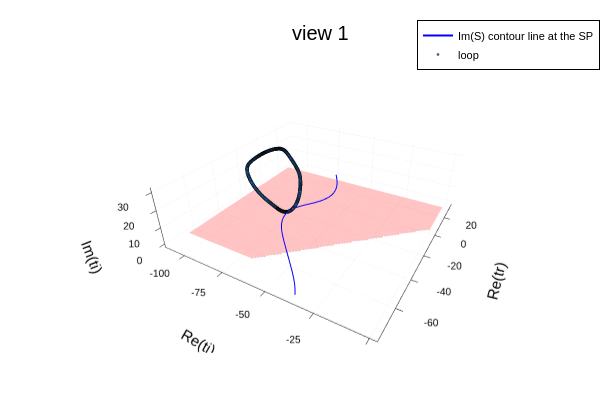
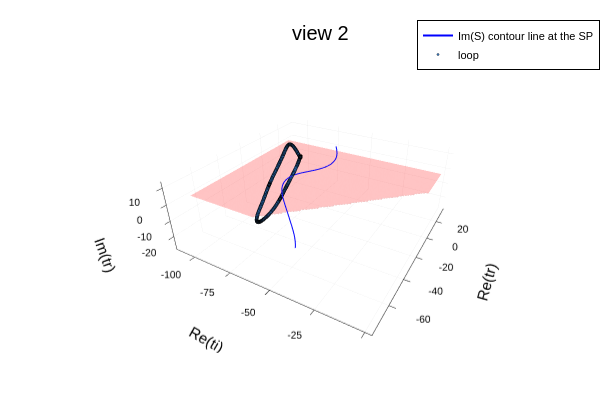

The cell these charts' notebook holds for them, in order:
### Markdown cell above
# Calculating the necklace for a given saddle point

### Code cell
let 
    beam = BeamBEOTC(Intensity1=Intensity1, Intensity2=0.2*Intensity1,
        lambda = λ, r=1, s=2, epsilon = ε, phi=0.)
    q=20. # taking e.g. 35 here will yield a saddle point that doesn't contribute
    
    ti_domain = ComplexDomain(-1.,0,0.05,0.35)*TCycle(beam);
    tr_domain = ComplexDomain(-0.6,0.25,-0.35,0.35)*TCycle(beam);
    
    saddles = find_saddles_sobol(q, b=beam, Ip = Ip, ti_cd = ti_domain, tr_cd = tr_domain, N = 150)
    i = 2
    testsaddle = saddles[i]
    @show testsaddle
    
#     @time begin
    necklace = get_necklace(beam, Ip, q, testsaddle.ti, testsaddle.tr)
    check_contribution(necklace, beam, Ip, q, testsaddle.ti, testsaddle.tr, ti_domain, tr_domain) 
#     end
    
    # (because the contour line isn't necessarily calculated and hence not returned, so we need to calculate it again if we want to plot it)
    contourline =  contourline_through_saddle(beam, Ip, q, testsaddle.ti, testsaddle.tr, ti_domain, tr_domain )
    plot_necklace_3D(necklace, q, ti_domain, tr_domain, contourline)
    
end

### Figure 1 — Plotly figure (JSON) as saved in the notebook; plotly's stock layout.template omitted (floating-point values rounded to 4 significant figures; data arrays with more than 128 entries replaced by an {"elided": "..."} marker saying what was removed)
{"data": [{"colorbar": {"len": 0.8657, "title": "", "x": 0.9934, "y": 0.5087}, "colorscale": [[0, "rgba(255, 0, 0, 0.500)"], [1, "rgba(255, 0, 0, 0.500)"]], "name": "integration plane", "opacity": 0.5, "scene": "scene", "showlegend": false, "showscale": false, "type": "surface", "x": [-110.3, -109.2, -108.1, -107.0, -105.9, -104.8, -103.7, -102.5, -101.4, -100.3, -99.2, -98.09, -96.97, -95.86, -94.74, -93.63, -92.51, -91.4, -90.29, -89.17, -88.06, -86.94, -85.83, -84.71, -83.6, -82.48, -81.37, -80.25, -79.14, -78.02, -76.91, -75.79, -74.68, -73.57, -72.45, -71.34, -70.22, -69.11, -67.99, -66.88, -65.76, -64.65, -63.53, -62.42, -61.3, -60.19, -59.08, -57.96, -56.85, -55.73, -54.62, -53.5, -52.39, -51.27, -50.16, -49.04, -47.93, -46.81, -45.7, -44.59, -43.47, -42.36, -41.24, -40.13, -39.01, -37.9, -36.78, -35.67, -34.55, -33.44, -32.32, -31.21, -30.1, -28.98, -27.87, -26.75, -25.64, -24.52, -23.41, -22.29, -21.18, -20.06, -18.95, -17.83, -16.72, -15.6, -14.49, -13.38, -12.26, -11.15, -10.03, -8.917, -7.802, -6.688, -5.573, -4.459, -3.344, -2.229, -1.115, 0], "xaxis": "x", "y": [-66.21, -65.26, -64.31, -63.37, -62.42, -61.47, -60.52, -59.58, -58.63, -57.68, -56.73, -55.79, -54.84, -53.89, -52.94, -52.0, -51.05, -50.1, -49.16, -48.21, -47.26, -46.31, -45.37, -44.42, -43.47, -42.52, -41.58, -40.63, -39.68, -38.73, -37.79, -36.84, -35.89, -34.94, -34.0, -33.05, -32.1, -31.15, -30.21, -29.26, -28.31, -27.36, -26.42, -25.47, -24.52, -23.57, -22.63, -21.68, -20.73, -19.78, -18.84, -17.89, -16.94, -15.99, -15.05, -14.1, -13.15, -12.21, -11.26, -10.31, -9.363, -8.415, -7.468, -6.521, -5.573, -4.626, -3.678, -2.731, -1.783, -0.836, 0.1115, 1.059, 2.006, 2.954, 3.901, 4.849, 5.796, 6.744, 7.691, 8.638, 9.586, 10.53, 11.48, 12.43, 13.38, 14.32, 15.27, 16.22, 17.17, 18.11, 19.06, 20.01, 20.96, 21.9, 22.85, 23.8, 24.74, 25.69, 26.64, 27.59], "yaxis": "y", "z": {"elided": "100x100 int values"}, "zaxis": "z", "zmax": 0, "zmin": 0}, {"colorbar": {"len": 0.8657, "title": "", "x": 0.9934, "y": 0.5087}, "legendgroup": "Im(S) contour line at the SP", "line": {"color": "rgba(0, 0, 255, 1.000)", "dash": "solid", "shape": "linear", "width": 2}, "mode": "lines", "name": "Im(S) contour line at the SP", "scene": "scene", "showlegend": true, "type": "scatter3d", "x": {"elided": "157 float values"}, "xaxis": "x", "y": {"elided": "157 float values"}, "yaxis": "y", "z": {"elided": "157 int values"}, "zaxis": "z", "zmax": 0, "zmin": 0}, {"colorbar": {"len": 0.8657, "title": "", "x": 0.9934, "y": 0.5087}, "legendgroup": "loop", "marker": {"color": "rgba(62, 155, 254, 1.000)", "line": {"color": "rgba(0, 0, 0, 0.500)", "width": 1}, "size": 2, "symbol": "octagon"}, "mode": "markers", "name": "loop", "scene": "scene", "showlegend": true, "type": "scatter3d", "x": {"elided": "422 float values"}, "xaxis": "x", "y": {"elided": "422 float values"}, "yaxis": "y", "z": {"elided": "422 float values"}, "zaxis": "z", "zmax": 0, "zmin": 0}], "layout": {"annotations": [{"font": {"color": "rgba(0, 0, 0, 1.000)", "family": "sans-serif", "size": 20}, "rotation": 0, "showarrow": false, "text": "view 1", "x": 0.535, "xanchor": "center", "xref": "paper", "y": 1, "yanchor": "top", "yref": "paper"}], "height": 400, "legend": {"bgcolor": "rgba(255, 255, 255, 1.000)", "bordercolor": "rgba(0, 0, 0, 1.000)", "borderwidth": 1, "font": {"color": "rgba(0, 0, 0, 1.000)", "family": "sans-serif", "size": 11}, "title": {"font": {"color": "rgba(0, 0, 0, 1.000)", "family": "sans-serif", "size": 15}, "text": ""}, "tracegroupgap": 0, "traceorder": "normal", "x": 1, "xanchor": "auto", "y": 1, "yanchor": "auto"}, "margin": {"b": 20, "l": 0, "r": 0, "t": 20}, "paper_bgcolor": "rgba(255, 255, 255, 1.000)", "plot_bgcolor": "rgba(255, 255, 255, 1.000)", "scene": {"camera": {"eye": {"x": 1.126, "y": -1.95, "z": 1.3}, "projection": "orthographic"}, "domain": {"x": [0.07647, 0.9934], "y": [0.07581, 0.9415]}, "xaxis": {"gridcolor": "rgba(0, 0, 0, 0.100)", "gridwidth": 0.5, "linecolor": "rgba(0, 0, 0, 1.000)", "mirror": false, "range": [-113.7, 3.31], "showgrid": true, "showline": true, "showticklabels": true, "tickangle": 0, "tickcolor": "rgb(0, 0, 0)", "tickfont": {"color": "rgba(0, 0, 0, 1.000)", "family": "sans-serif", "size": 11}, "tickmode": "array", "ticks": "inside", "ticktext": ["-100", "-75", "-50", "-25", "0"], "tickvals": [-100, -75, -50, -25, 0], "title": "Re(ti)", "titlefont": {"color": "rgba(0, 0, 0, 1.000)", "family": "sans-serif", "size": 15}, "type": "-", "visible": true, "zeroline": false, "zerolinecolor": "rgba(0, 0, 0, 1.000)"}, "yaxis": {"gridcolor": "rgba(0, 0, 0, 0.100)", "gridwidth": 0.5, "linecolor": "rgba(0, 0, 0, 1.000)", "mirror": false, "range": [-79.45, 37.51], "showgrid": true, "showline": true, "showticklabels": true, "tickangle": 0, "tickcolor": "rgb(0, 0, 0)", "tickfont": {"color": "rgba(0, 0, 0, 1.000)", "family": "sans-serif", "size": 11}, "tickmode": "array", "ticks": "inside", "ticktext": ["-60", "-40", "-20", "0", "20"], "tickvals": [-60, -40, -20, 0, 20], "title": "Re(tr)", "titlefont": {"color": "rgba(0, 0, 0, 1.000)", "family": "sans-serif", "size": 15}, "type": "-", "visible": true, "zeroline": false, "zerolinecolor": "rgba(0, 0, 0, 1.000)"}, "zaxis": {"gridcolor": "rgba(0, 0, 0, 0.100)", "gridwidth": 0.5, "linecolor": "rgba(0, 0, 0, 1.000)", "mirror": false, "range": [-2, 32.76], "showgrid": true, "showline": true, "showticklabels": true, "tickangle": 0, "tickcolor": "rgb(0, 0, 0)", "tickfont": {"color": "rgba(0, 0, 0, 1.000)", "family": "sans-serif", "size": 11}, "tickmode": "array", "ticks": "inside", "ticktext": ["0", "10", "20", "30"], "tickvals": [0, 10, 20, 30], "title": "Im(ti)", "titlefont": {"color": "rgba(0, 0, 0, 1.000)", "family": "sans-serif", "size": 15}, "type": "-", "visible": true, "zeroline": false, "zerolinecolor": "rgba(0, 0, 0, 1.000)"}}, "showlegend": true, "width": 600}}

### Figure 2 — Plotly figure (JSON) as saved in the notebook; plotly's stock layout.template omitted (floating-point values rounded to 4 significant figures; data arrays with more than 128 entries replaced by an {"elided": "..."} marker saying what was removed)
{"data": [{"colorbar": {"len": 0.8657, "title": "", "x": 0.9934, "y": 0.5087}, "colorscale": [[0, "rgba(255, 0, 0, 0.500)"], [1, "rgba(255, 0, 0, 0.500)"]], "name": "integration plane", "opacity": 0.5, "scene": "scene", "showlegend": false, "showscale": false, "type": "surface", "x": [-110.3, -109.2, -108.1, -107.0, -105.9, -104.8, -103.7, -102.5, -101.4, -100.3, -99.2, -98.09, -96.97, -95.86, -94.74, -93.63, -92.51, -91.4, -90.29, -89.17, -88.06, -86.94, -85.83, -84.71, -83.6, -82.48, -81.37, -80.25, -79.14, -78.02, -76.91, -75.79, -74.68, -73.57, -72.45, -71.34, -70.22, -69.11, -67.99, -66.88, -65.76, -64.65, -63.53, -62.42, -61.3, -60.19, -59.08, -57.96, -56.85, -55.73, -54.62, -53.5, -52.39, -51.27, -50.16, -49.04, -47.93, -46.81, -45.7, -44.59, -43.47, -42.36, -41.24, -40.13, -39.01, -37.9, -36.78, -35.67, -34.55, -33.44, -32.32, -31.21, -30.1, -28.98, -27.87, -26.75, -25.64, -24.52, -23.41, -22.29, -21.18, -20.06, -18.95, -17.83, -16.72, -15.6, -14.49, -13.38, -12.26, -11.15, -10.03, -8.917, -7.802, -6.688, -5.573, -4.459, -3.344, -2.229, -1.115, 0], "xaxis": "x", "y": [-66.21, -65.26, -64.31, -63.37, -62.42, -61.47, -60.52, -59.58, -58.63, -57.68, -56.73, -55.79, -54.84, -53.89, -52.94, -52.0, -51.05, -50.1, -49.16, -48.21, -47.26, -46.31, -45.37, -44.42, -43.47, -42.52, -41.58, -40.63, -39.68, -38.73, -37.79, -36.84, -35.89, -34.94, -34.0, -33.05, -32.1, -31.15, -30.21, -29.26, -28.31, -27.36, -26.42, -25.47, -24.52, -23.57, -22.63, -21.68, -20.73, -19.78, -18.84, -17.89, -16.94, -15.99, -15.05, -14.1, -13.15, -12.21, -11.26, -10.31, -9.363, -8.415, -7.468, -6.521, -5.573, -4.626, -3.678, -2.731, -1.783, -0.836, 0.1115, 1.059, 2.006, 2.954, 3.901, 4.849, 5.796, 6.744, 7.691, 8.638, 9.586, 10.53, 11.48, 12.43, 13.38, 14.32, 15.27, 16.22, 17.17, 18.11, 19.06, 20.01, 20.96, 21.9, 22.85, 23.8, 24.74, 25.69, 26.64, 27.59], "yaxis": "y", "z": {"elided": "100x100 int values"}, "zaxis": "z", "zmax": 0, "zmin": 0}, {"colorbar": {"len": 0.8657, "title": "", "x": 0.9934, "y": 0.5087}, "legendgroup": "Im(S) contour line at the SP", "line": {"color": "rgba(0, 0, 255, 1.000)", "dash": "solid", "shape": "linear", "width": 2}, "mode": "lines", "name": "Im(S) contour line at the SP", "scene": "scene", "showlegend": true, "type": "scatter3d", "x": {"elided": "157 float values"}, "xaxis": "x", "y": {"elided": "157 float values"}, "yaxis": "y", "z": {"elided": "157 int values"}, "zaxis": "z", "zmax": 0, "zmin": 0}, {"colorbar": {"len": 0.8657, "title": "", "x": 0.9934, "y": 0.5087}, "legendgroup": "loop", "marker": {"color": "rgba(62, 155, 254, 1.000)", "line": {"color": "rgba(0, 0, 0, 0.500)", "width": 1}, "size": 2, "symbol": "octagon"}, "mode": "markers", "name": "loop", "scene": "scene", "showlegend": true, "type": "scatter3d", "x": {"elided": "422 float values"}, "xaxis": "x", "y": {"elided": "422 float values"}, "yaxis": "y", "z": {"elided": "422 float values"}, "zaxis": "z", "zmax": 0, "zmin": 0}], "layout": {"annotations": [{"font": {"color": "rgba(0, 0, 0, 1.000)", "family": "sans-serif", "size": 20}, "rotation": 0, "showarrow": false, "text": "view 2", "x": 0.535, "xanchor": "center", "xref": "paper", "y": 1, "yanchor": "top", "yref": "paper"}], "height": 400, "legend": {"bgcolor": "rgba(255, 255, 255, 1.000)", "bordercolor": "rgba(0, 0, 0, 1.000)", "borderwidth": 1, "font": {"color": "rgba(0, 0, 0, 1.000)", "family": "sans-serif", "size": 11}, "title": {"font": {"color": "rgba(0, 0, 0, 1.000)", "family": "sans-serif", "size": 15}, "text": ""}, "tracegroupgap": 0, "traceorder": "normal", "x": 1, "xanchor": "auto", "y": 1, "yanchor": "auto"}, "margin": {"b": 20, "l": 0, "r": 0, "t": 20}, "paper_bgcolor": "rgba(255, 255, 255, 1.000)", "plot_bgcolor": "rgba(255, 255, 255, 1.000)", "scene": {"camera": {"eye": {"x": 1.126, "y": -1.95, "z": 1.3}, "projection": "orthographic"}, "domain": {"x": [0.07647, 0.9934], "y": [0.07581, 0.9415]}, "xaxis": {"gridcolor": "rgba(0, 0, 0, 0.100)", "gridwidth": 0.5, "linecolor": "rgba(0, 0, 0, 1.000)", "mirror": false, "range": [-113.7, 3.31], "showgrid": true, "showline": true, "showticklabels": true, "tickangle": 0, "tickcolor": "rgb(0, 0, 0)", "tickfont": {"color": "rgba(0, 0, 0, 1.000)", "family": "sans-serif", "size": 11}, "tickmode": "array", "ticks": "inside", "ticktext": ["-100", "-75", "-50", "-25", "0"], "tickvals": [-100, -75, -50, -25, 0], "title": "Re(ti)", "titlefont": {"color": "rgba(0, 0, 0, 1.000)", "family": "sans-serif", "size": 15}, "type": "-", "visible": true, "zeroline": false, "zerolinecolor": "rgba(0, 0, 0, 1.000)"}, "yaxis": {"gridcolor": "rgba(0, 0, 0, 0.100)", "gridwidth": 0.5, "linecolor": "rgba(0, 0, 0, 1.000)", "mirror": false, "range": [-79.45, 37.51], "showgrid": true, "showline": true, "showticklabels": true, "tickangle": 0, "tickcolor": "rgb(0, 0, 0)", "tickfont": {"color": "rgba(0, 0, 0, 1.000)", "family": "sans-serif", "size": 11}, "tickmode": "array", "ticks": "inside", "ticktext": ["-60", "-40", "-20", "0", "20"], "tickvals": [-60, -40, -20, 0, 20], "title": "Re(tr)", "titlefont": {"color": "rgba(0, 0, 0, 1.000)", "family": "sans-serif", "size": 15}, "type": "-", "visible": true, "zeroline": false, "zerolinecolor": "rgba(0, 0, 0, 1.000)"}, "zaxis": {"gridcolor": "rgba(0, 0, 0, 0.100)", "gridwidth": 0.5, "linecolor": "rgba(0, 0, 0, 1.000)", "mirror": false, "range": [-28.65, 13.72], "showgrid": true, "showline": true, "showticklabels": true, "tickangle": 0, "tickcolor": "rgb(0, 0, 0)", "tickfont": {"color": "rgba(0, 0, 0, 1.000)", "family": "sans-serif", "size": 11}, "tickmode": "array", "ticks": "inside", "ticktext": ["-20", "-10", "0", "10"], "tickvals": [-20, -10, 0, 10], "title": "Im(tr)", "titlefont": {"color": "rgba(0, 0, 0, 1.000)", "family": "sans-serif", "size": 15}, "type": "-", "visible": true, "zeroline": false, "zerolinecolor": "rgba(0, 0, 0, 1.000)"}}, "showlegend": true, "width": 600}}
